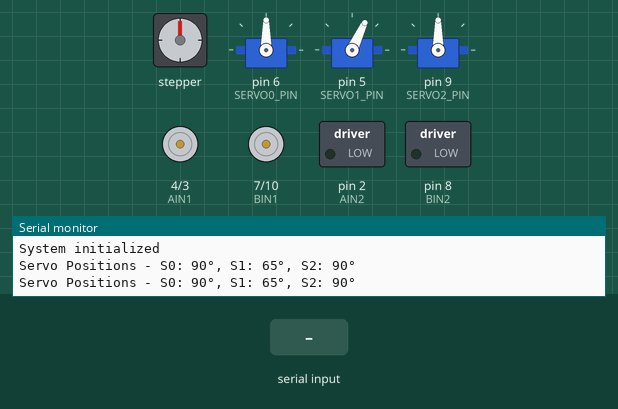
Simulated run of this sketch. Board: Arduino Uno, built with avr-gcc and run on an emulated ATmega328P. Shown: stepper motor, 3 × servo, direction and speed pins drawn as motors (green arrow = direction pin HIGH = forward, orange = LOW = backward, longer = more drive), switched loads named in the sketch (green lamp = pin HIGH), the last lines printed to the serial monitor. Wiring (inferred from the names in the program): stepper motor driver (200 steps per turn assumed): step pin 12; direction pin 11. The inputs (shaded band) are chosen by the test bench. Pins used as bus, display or sensor lines are not drawn.

Above: at 1.2 s.
1.3 s: "E" received over Serial
At 1.6 s:
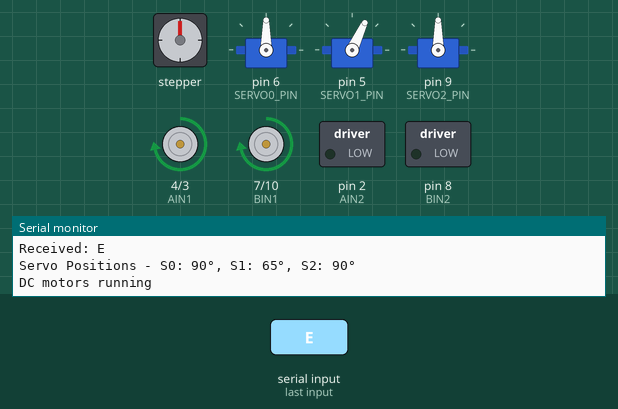
4.3 s: "Q90\n" received over Serial
At 4.9 s:
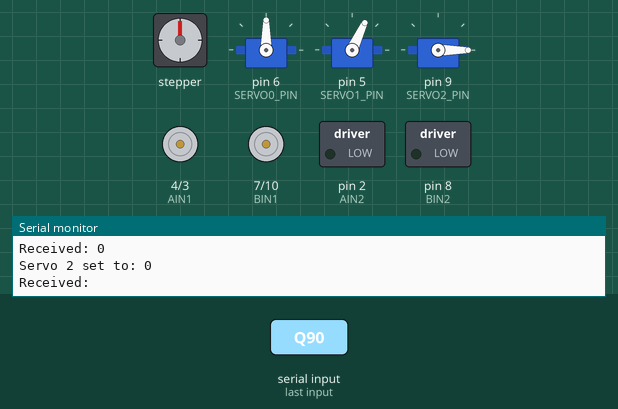
5.9 s: "30,150\n" received over Serial
At 6.9 s:
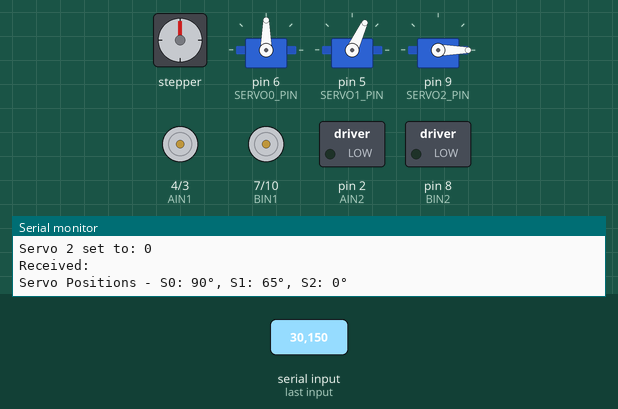
7.4 s: "200\n" received over Serial
8.9 s: "E" received over Serial
At 9.8 s:
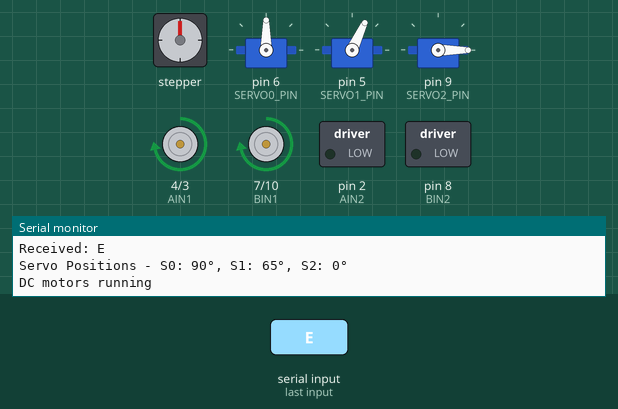
11.9 s: "Q,45\n" received over Serial
At 13.4 s:
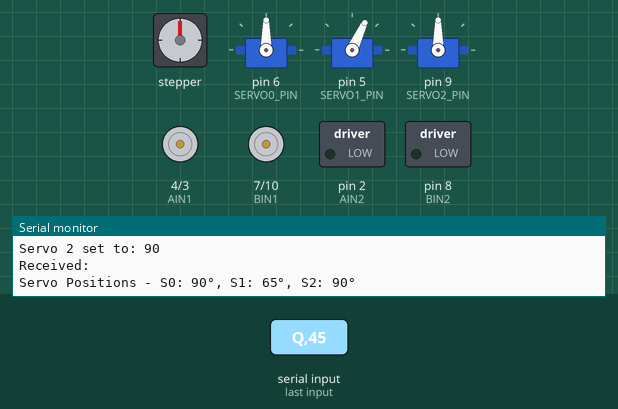
Timing chart, 0 to 14.5 s (numbered marks = the images above; inputs shaded):
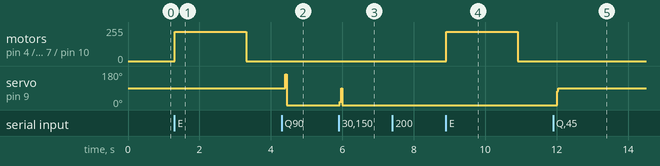

The sketch:

Final_code.ino
```cpp
#include <Servo.h>

// === DC Motor Pins (TB6612) ===
#define AIN2 2
#define AIN1 4
#define BIN1 7
#define BIN2 8
#define PWMA 3
#define PWMB 10

// === Stepper Motor Pins ===
#define DIR_PIN 11
#define STEP_PIN 12

// === Servo Setup ===
Servo servo0;
Servo servo1;
Servo servo2;
#define SERVO0_PIN 6
#define SERVO1_PIN 5
#define SERVO2_PIN 9

// Servo position variables and limits
int servo0Pos = 90; // Starting position (degrees) - changed to middle position
int servo1Pos = 65; // Starting position (degrees) - changed to middle position
int servo2Pos = 90; // Starting position (degrees) - changed to middle position
const int SERVO_MIN = 0;   // Minimum servo angle
const int SERVO_MAX = 180; // Maximum servo angle

// State variable to track if motors are stopped
bool isStopped = false;

// Variables for position reporting
unsigned long lastReportTime = 0;
const unsigned long REPORT_INTERVAL = 1000; // Report position every 1 second

void setup() {
  Serial.begin(9600);

  // Attach servos
  servo0.attach(SERVO0_PIN);
  servo1.attach(SERVO1_PIN);
  servo2.attach(SERVO2_PIN);

  // Initialize servos to middle position
  servo0.write(servo0Pos);
  servo1.write(servo1Pos);
  servo2.write(servo2Pos);

  // Set up DC motor pins
  pinMode(AIN1, OUTPUT);
  pinMode(AIN2, OUTPUT);
  pinMode(PWMA, OUTPUT);
  pinMode(BIN1, OUTPUT);
  pinMode(BIN2, OUTPUT);
  pinMode(PWMB, OUTPUT);

  // Set up stepper motor pins
  pinMode(DIR_PIN, OUTPUT);
  pinMode(STEP_PIN, OUTPUT);

  // Initialize motors to stopped state
  stopAllMotors();

  Serial.println("System initialized");
  Serial.println("Servo Positions - S0: 90°, S1: 65°, S2: 90°");
}

void stopAllMotors() {
  // Stop DC motors
  digitalWrite(AIN1, LOW);
  digitalWrite(AIN2, LOW);
  digitalWrite(BIN1, LOW);
  digitalWrite(BIN2, LOW);
  analogWrite(PWMA, 0);
  analogWrite(PWMB, 0);

  // Stop stepper motor
  digitalWrite(STEP_PIN, LOW);

  // Servos remain at current position (no write needed)
  Serial.println("Motors stopped");
}

// Function to report current servo positions
void reportServoPositions() {
  Serial.print("Servo Positions - S0: ");
  Serial.print(servo0Pos);
  Serial.print("°, S1: ");
  Serial.print(servo1Pos);
  Serial.print("°, S2: ");
  Serial.print(servo2Pos);
  Serial.println("°");
}

void loop() {
  // Regularly report servo positions
  unsigned long currentTime = millis();
  if (currentTime - lastReportTime >= REPORT_INTERVAL) {
    reportServoPositions();
    lastReportTime = currentTime;
  }

  if (Serial.available()) {
    char command = Serial.read();
    Serial.print("Received: ");
    Serial.println(command); // Debug command receipt

    if (command == 'Q') {
      isStopped = true;
      stopAllMotors();
      reportServoPositions(); // Report positions when stopped
      while (Serial.available()) Serial.read(); // Clear serial buffer
      return; // Exit loop to ensure no further processing
    } else {
      isStopped = false;
    }

    if (!isStopped) {
      if (command == 'D') { // Servo 0 move right
        servo0Pos -= 5;
        if (servo0Pos < SERVO_MIN) servo0Pos = SERVO_MIN;
        servo0.write(servo0Pos);
        Serial.print("Servo 0 right: ");
        Serial.println(servo0Pos);

      } else if (command == 'A') { // Servo 0 move left
        servo0Pos += 5;
        if (servo0Pos > SERVO_MAX) servo0Pos = SERVO_MAX;
        servo0.write(servo0Pos);
        Serial.print("Servo 0 left: ");
        Serial.println(servo0Pos);

      } else if (command == 'W') { // Servo 1 move right
        servo1Pos += 5;
        if (servo1Pos > SERVO_MAX) servo1Pos = SERVO_MAX;
        servo1.write(servo1Pos);
        Serial.print("Servo 1 right: ");
        Serial.println(servo1Pos);

      } else if (command == 'S') { // Servo 1 move left
        servo1Pos -= 5;
        if (servo1Pos < SERVO_MIN) servo1Pos = SERVO_MIN;
        servo1.write(servo1Pos);
        Serial.print("Servo 1 left: ");
        Serial.println(servo1Pos);

      } else if (command == 'E') { // Run DC motors and stepper
        // Report positions before starting sequence
        reportServoPositions();

        // Run DC motors forward
        digitalWrite(AIN1, HIGH);
        digitalWrite(AIN2, LOW);
        digitalWrite(BIN1, HIGH);
        digitalWrite(BIN2, LOW);
        analogWrite(PWMA, 220);
        analogWrite(PWMB, 220


        );
        Serial.println("DC motors running");

        // Run for 2 seconds, checking for 'Q' every 100ms
        unsigned long startTime = millis();
        while (millis() - startTime < 2000) {
          if (Serial.available() && Serial.read() == 'Q') {
            stopAllMotors();
            isStopped = true;
            Serial.println("Stopped during DC run");
            reportServoPositions();
            return;
          }
          delay(100); // Check every 100ms
        }

        // Stop DC motors
        stopAllMotors();

        // Delay 1 second, checking for 'Q'
        startTime = millis();
        while (millis() - startTime < 1000) {
          if (Serial.available() && Serial.read() == 'Q') {
            stopAllMotors();
            isStopped = true;
            Serial.println("Stopped during delay");
            reportServoPositions();
            return;
          }
          delay(100);
        }

        // Move stepper motor 20 steps forward
        digitalWrite(DIR_PIN, HIGH);
        for (int i = 0; i < 20; i++) {
          if (Serial.available() && Serial.read() == 'Q') {
            stopAllMotors();
            isStopped = true;
            Serial.println("Stopped during stepper");
            reportServoPositions();
            return;
          }
          digitalWrite(STEP_PIN, HIGH);
          delayMicroseconds(2000);
          digitalWrite(STEP_PIN, LOW);
          delayMicroseconds(2000);
        }
        Serial.println("Stepper completed");

        // Report positions after sequence completes
        reportServoPositions();
      } else if (command == 'P') { // Added command to manually request position report
        reportServoPositions();
      } else if (command >= '0' && command <= '9') { // Control servo2 with numbers 0-9
        // Map 0-9 to servo range in 18-degree increments (0° to 180°)
        int position = (command - '0') * 18;
        servo2Pos = position;
        servo2.write(servo2Pos);
        Serial.print("Servo 2 set to: ");
        Serial.println(servo2Pos);
      }
    }
  }
}
```

Measured:
- after the input at 1.3 s, motor on pin 4 (AIN1) / pin 3 (PWMA), motor on pin 7 (BIN1) / pin 10 (PWMB): stopped → forward 220/255 at once, → stopped 2.0 s later
- after the input at 4.3 s, stepper: stops changing and stays 0°; servo on pin 9 (SERVO2_PIN): 90° → 0° after 0.10 s
- after the input at 5.9 s, servo on pin 9 (SERVO2_PIN): 0° → 18° at once, → 90° 0.03 s later, → 0° 0.03 s later
- after the input at 8.9 s, motor on pin 4 (AIN1) / pin 3 (PWMA), motor on pin 7 (BIN1) / pin 10 (PWMB): stopped → forward 220/255 at once, → stopped 2.0 s later
- after the input at 11.9 s, stepper: stops changing and stays 0°; servo on pin 9 (SERVO2_PIN): 0° → 90° after 0.12 s
